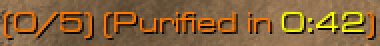
#> input picture tests/ocr sampling/01en/zz_origional/zerg-zweihaka/raw_screenshots/raw_zerg-05-yellow-042.png, 190 x 23 px (shown 2 times larger); its folder holds only this picture in this run
$ python orangemaker.py
#> lines starting #> are read from the running program, lines starting #| are printed output that depends on the picture; after the words box and inside, x2 and y2 are one past the last pixel; in counts of white or black regions, pixels touching at a corner belong together
#> in main, img is the input picture: shape (23, 190, 3); mean B, G, R 57.6, 99.5, 133.4
# -*- coding: utf-8 -*-
import cv2
import numpy as np
import os

# === 橙色文字 (Orange/Zerg) 专用配置 ===
INPUT_DIR = 'raw_screenshots'
OUTPUT_DIR = 'templates_orange_processed'

# === 你调试出的黄金参数 ===
SCALE_FACTOR = 4.0
TOPHAT_K = 3            # TopHat = 3
GLOBAL_THRESH_VAL = 41  # Threshold = 41
ERODE_ITER = 1          # Erode = 1
EXTRACTION_MODE = 1     # 1 = (Red - Blue) 色差法

def preprocess_orange_text(img_bgr):
    if img_bgr is None: return None

    # 1. 放大 (Scale 4.0)
    h, w = img_bgr.shape[:2]
#> h = 23; w = 190
    img_resized = cv2.resize(img_bgr, (int(w * SCALE_FACTOR), int(h * SCALE_FACTOR)), interpolation=cv2.INTER_CUBIC)

    # 2. 颜色提取策略 (Mode 1: Red - Blue)
    # 橙色特征：红色分量极高，蓝色分量极低。
    # 背景特征：水泥地/沙地通常 R,G,B 值比较接近。
    # 算法：R - B，能最大程度突出橙色，压暗灰色背景。
    b, g, r = cv2.split(img_resized)
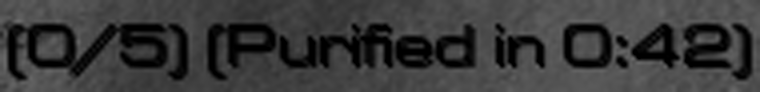
#> b: shape (92, 760); min 0, max 108, mean 57.9
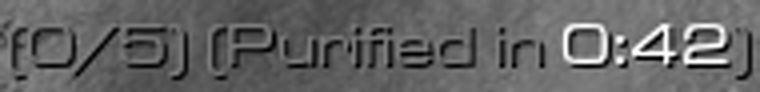
#> g: shape (92, 760); min 0, max 255, mean 99.5
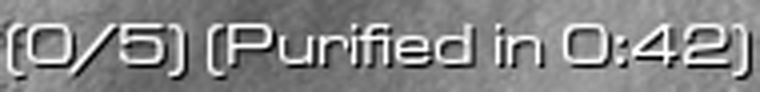
#> r: shape (92, 760); min 0, max 255, mean 133.3

    # 注意：opencv的subtract会自动处理负数（截断为0），这正是我们要的
    gray = cv2.subtract(r, b)
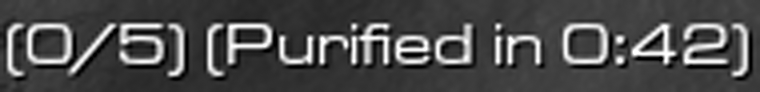
#> gray: shape (92, 760); min 0, max 255, mean 75.5

    # 3. 顶帽运算 (TopHat = 3)
    # 去除残留的背景纹理
    if TOPHAT_K > 0:
        k_size = (TOPHAT_K * 2) + 1
        kernel = cv2.getStructuringElement(cv2.MORPH_RECT, (k_size, k_size))
        gray = cv2.morphologyEx(gray, cv2.MORPH_TOPHAT, kernel)
        # 拉伸对比度
        gray = cv2.normalize(gray, None, 0, 255, cv2.NORM_MINMAX)

    # 4. 双边滤波 (降噪)
    filtered = cv2.bilateralFilter(gray, d=9, sigmaColor=100, sigmaSpace=75)
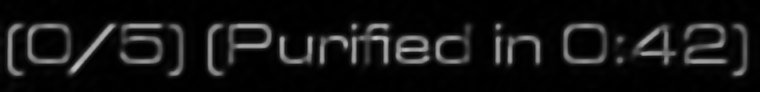
#> filtered: shape (92, 760); min 0, max 193, mean 19.3

    # 5. 全局阈值 (Thresh = 41)
    _, binary = cv2.threshold(filtered, GLOBAL_THRESH_VAL, 255, cv2.THRESH_BINARY)
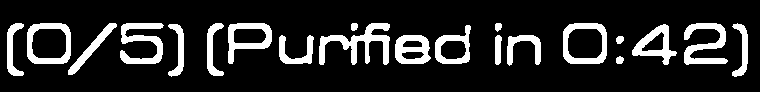
#> binary: shape (92, 760); 15.3% white; 21 white regions, largest, box (x1, y1, x2, y2) and area: (319, 23, 390, 65) 1140, (120, 23, 164, 64) 896, (684, 23, 728, 65) 893

    # 6. 腐蚀 (Erode = 1)
    if ERODE_ITER > 0:
        kernel = cv2.getStructuringElement(cv2.MORPH_RECT, (2, 2))
        binary = cv2.erode(binary, kernel, iterations=ERODE_ITER)
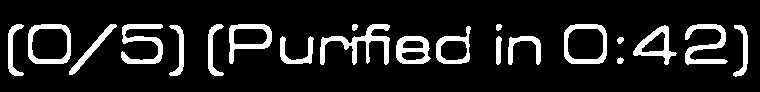
#> binary: shape (92, 760); 12.3% white; 21 white regions, largest, box (x1, y1, x2, y2) and area: (320, 24, 390, 65) 921, (685, 24, 728, 65) 724, (121, 24, 163, 64) 723

    return binary

def main():
    if not os.path.exists(INPUT_DIR):
        print(f"错误：找不到文件夹 '{INPUT_DIR}'")
        return
    if not os.path.exists(OUTPUT_DIR):
        os.makedirs(OUTPUT_DIR)

    files = [f for f in os.listdir(INPUT_DIR) if f.lower().endswith(('.png', '.jpg'))]
    print(f"开始处理 {len(files)} 张图片 (橙色文字 Mode 1)...")
    print(f"参数: Mode=R-B, TopHat={TOPHAT_K}, Thresh={GLOBAL_THRESH_VAL}, Erode={ERODE_ITER}")

    for filename in files:
        img = cv2.imread(os.path.join(INPUT_DIR, filename))
        if img is None: continue

        result = preprocess_orange_text(img)

        if result is not None:
            # 加前缀 orange_v2_
            out_path = os.path.join(OUTPUT_DIR, 'orange_v2_' + filename)
            cv2.imwrite(out_path, result)
            print(f"已保存: {out_path}")

    print("="*30)
    print("完成！请去 output 文件夹查看效果并裁剪。")

if __name__ == '__main__':
    main()

$ run again, on tests/ocr sampling/01en/zz_origional/zerg-zweihaka/raw_screenshots/raw_zerg-05-yellow-136.png
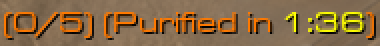
#> input picture tests/ocr sampling/01en/zz_origional/zerg-zweihaka/raw_screenshots/raw_zerg-05-yellow-136.png, 190 x 23 px (shown 2 times larger)
#> in main, img is the input picture: shape (23, 190, 3); mean B, G, R 68.2, 105.6, 135.8
#> in preprocess_orange_text, `gray = cv2.subtract(r, b)`:
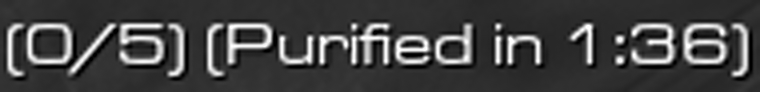
#> gray: shape (92, 760); min 0, max 255, mean 67.2
#> in preprocess_orange_text, `binary = cv2.erode(binary, kernel, iterations=ERODE_ITER)`:
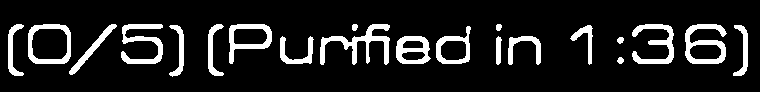
#> binary: shape (92, 760); 12.1% white; 21 white regions, largest, box (x1, y1, x2, y2) and area: (320, 24, 390, 65) 924, (685, 24, 727, 64) 775, (121, 24, 163, 64) 723
